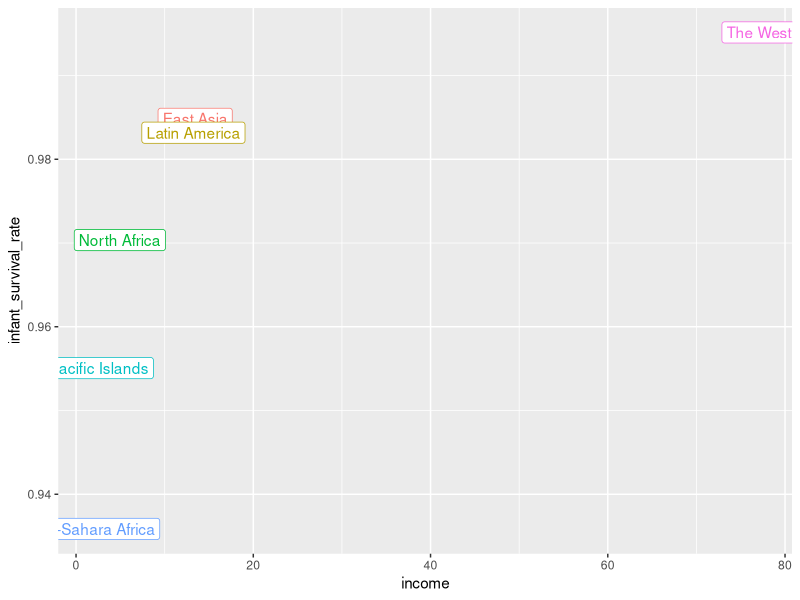

Write R code to recreate this figure.
library(tidyverse)
library(dslabs)
data("gapminder")
past_year<-1970
present_year<-2010

west<-c("Northern America","Northern Europe","Southern Europe",
        "Western Europe","Australia and New Zealand")

surv_income<-gapminder%>%mutate(group=case_when(.$region%in%west~"The West",
                                                .$region%in%c("Eastern Asia","South-Eastern Asia")~"East Asia",
                                                .$region%in%c("South America","Central America","Caribbean")~"Latin America",
                                                .$region%in%"Northern Africa"~"North Africa",
                                                .$region%in%c("Melanesia","Micronesia","Ploynesia")~"pacific Islands",
                                                .$continent=="Africa"&.$region!="Northern Africa"~"Sub-Sahara Africa",
                                                .$region=="SOuthern Asia"~"South Asia"))%>%
filter(year%in%present_year&!is.na(gdp)&!is.na(infant_mortality)&!is.na(group))%>%
group_by(group)%>%
summarize(income=sum(gdp)/sum(population)/365,
            infant_survival_rate=1-sum(infant_mortality/1000*population)/sum(population))
surv_income%>%ggplot(aes(income,infant_survival_rate,label=group,color=group))+
  geom_label(show.legend=F)+
scale_x_continuous()
  
